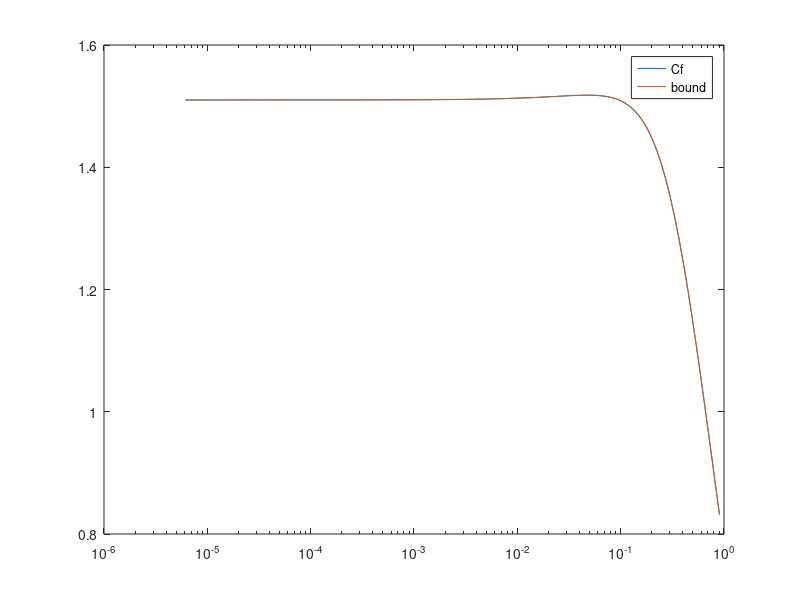

The MATLAB script that drew this image:
p = rand(5,1);
Ax = rand(5,1);
As = rand(5,1);
%As = 2*Ax - p;

d = (Ax - p) / norm(Ax - p);
Ay = @(a) Ax + a * (As - Ax);


u = @(a) Ay(a) - p;
v = Ax - p;

Cf = @(a) 1/a^2 * (norm(Ay(a) - p) - norm(Ax - p) - dot(Ay(a) - Ax, d));
%Cf2 = @(a) 1/a^2 * (norm(Ax - p + a * (As - Ax)) - norm(Ax - p) - a * dot(As - Ax, d));
%Cf2 = @(a) 1/a^2 * (2*a*norm(As - Ax) - a * dot(As - Ax, d));
%Cf2term = @(a) norm(Ay(a) - p) * (1 - (dot(Ay(a) - p, Ax - p) / (norm(Ay(a) - p) * norm(Ax - p))));
Cf2term = @(a) 1/norm(v) * (norm(u(a)) * norm(v) - dot(u(a),v));
Cf2 = @(a) 1/a^2 * Cf2term(a);

nsamples = 120;
alphasamp = zeros(nsamples, 1);
Cfsamp = zeros(nsamples, 1);
Cfsamp2 = zeros(nsamples, 1);

for i=1:nsamples
    alphasamp(i) = exp(-i/10);
    Cfsamp(i) = Cf(alphasamp(i));
    Cfsamp2(i) = Cf2(alphasamp(i));
end

semilogx(alphasamp, Cfsamp, alphasamp, Cfsamp2);
legend('Cf', 'bound')

max(abs(Cfsamp2 - Cfsamp))
max(Cfsamp2 - Cfsamp)